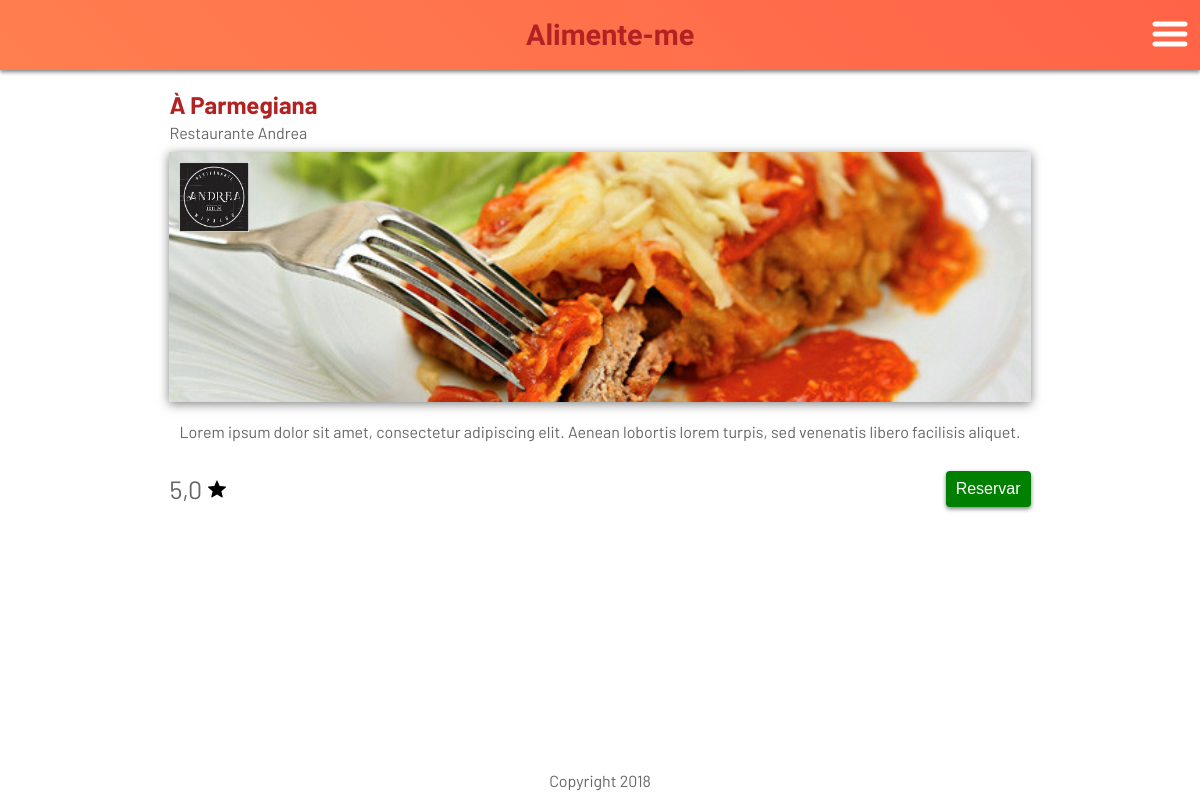
Page /detalhes/3 on the committed database.
### tables this page shows
CREATE TABLE `food` (
  `id` int(11) NOT NULL AUTO_INCREMENT,
  `id_company` int(11) NOT NULL,
  `id_image` int(11) DEFAULT NULL,
  `status` tinyint(1) DEFAULT '0',
  PRIMARY KEY (`id`),
  KEY `id_company` (`id_company`),
  KEY `id_image` (`id_image`),
  CONSTRAINT `food_ibfk_1` FOREIGN KEY (`id_company`) REFERENCES `company` (`id`) ON DELETE CASCADE ON UPDATE CASCADE,
  CONSTRAINT `food_ibfk_3` FOREIGN KEY (`id_image`) REFERENCES `ez_file` (`id`) ON DELETE SET NULL ON UPDATE CASCADE
);

CREATE TABLE `food_description` (
  `id_food` int(11) NOT NULL,
  `title` varchar(255) DEFAULT NULL,
  `rating` tinyint(5) DEFAULT '5',
  `text` text,
  PRIMARY KEY (`id_food`),
  KEY `id_food` (`id_food`),
  CONSTRAINT `food_description_ibfk_3` FOREIGN KEY (`id_food`) REFERENCES `food` (`id`) ON DELETE CASCADE ON UPDATE CASCADE
);

CREATE TABLE `company_description` (
  `id_company` int(11) NOT NULL,
  `title` varchar(255) DEFAULT NULL,
  `lat` varchar(255) DEFAULT NULL,
  `long` varchar(255) DEFAULT NULL,
  `text` text,
  PRIMARY KEY (`id_company`),
  KEY `id_company` (`id_company`),
  CONSTRAINT `site_company_description_ibfk_3` FOREIGN KEY (`id_company`) REFERENCES `company` (`id`) ON DELETE CASCADE ON UPDATE CASCADE
);

CREATE TABLE `ez_file` (
  `id` int(11) NOT NULL AUTO_INCREMENT,
  `file` varchar(255) NOT NULL,
  `path` varchar(255) NOT NULL,
  `extension` varchar(25) DEFAULT NULL,
  PRIMARY KEY (`id`)
);

### application/controllers/Main.php (called while the page is built, shortened)
<?php
class Main extends CI_Controller {
	function __construct(){
		$this->load->helper('url');
	}
	public function details($id){
		$this->load->model('food_m');
		$food = $this->food_m->get($id);
		$this->load->view('main', array('content' => 'details', 'food' => $food[0]));
	}
}

### index.php (called while the page is built, shortened)
<?php
require_once BASEPATH.'core/CodeIgniter.php';

### application/models/food_m.php (called while the page is built, shortened)
<?php
class Food_m extends CI_Model {
    public $table = 'food';
    public $table_description = 'food_description';
    public $table_file = 'ez_file';
    public $table_company = 'company';
    public $table_company_description = 'company_description';
    function get($id = FALSE){
        $this->db->select('food.id, description.title, description.rating, description.text, file.file, file.path, file_comapany.file as file_company, company_description.title as company_title')
            ->from($this->table.' as food')
            ->join($this->table_description.' as description', 'description.id_food'.' = food.id', 'inner')
            ->join($this->table_file.' as file', 'food.id_image'.' = file.id', 'inner')
            ->join($this->table_company.' as company', 'company.id'.' = food.id_company', 'inner')
            ->join($this->table_company_description.' as company_description', 'company_description.id_company'.' = company.id', 'inner')
            ->join($this->table_file.' as file_comapany', 'company.id_image'.' = file_comapany.id', 'inner')
            ->where('food.status = 1')
            ->order_by('description.title', 'ASC');
        if($id)
            $this->db->where('food.id', $id);
        else
            $this->db->where('food.id not in (select id_food from list where id_food = food.id)');
        $query = $this->db->get();
        $data = $query->result();
        return $data;
    }
}
?>

### application/views/details.php (the view)
<section id="section-4" class="content flex column justify-start v-center">
	<div class="content-details">
		<h1 class="list-title margin-title"><?php echo $food->title ?></h1>
		<span class="list-company">
			<?php echo $food->company_title ?>
		</span>
		<div class="card-img details-img">
			<img src="<?php echo base_url($food->path. '/' .$food->file); ?>" class="img-food" />
			<img src="<?php echo base_url($food->path. '/' .$food->file_company); ?>" class="logo-company left"/>
		</div>
		<div class="text-details">
			<?php echo $food->text ?>
		</div>
		<div class="details-buttons flex v-center justify-between">
			<div class="rating flex v-center">
				<?php echo number_format($food->rating, 1, ',', ' '); ?>
				<img src="<?php echo base_url('assets/img/star.svg'); ?>" class="star" />
			</div>
			<button class="list-button reserve flex v-center btn-reserve">
				Reservar
			</button>
		</div>
	</div>
</section>

### assets/css/style.css (style rules this page uses)
body { background: #FFFFFF; color: #666; font-family: 'Barlow',sans-serif; overflow-x: hidden; }
body,h1,h2,h3,h4,h5,h6 { margin: 0px; padding: 0px; }
.content { padding-top: 90px; }
.card-img { max-height: 250px; width: 100%; position: relative; }
.img-food { width: 100%; height: 250px; object-fit: cover; }
.logo-company { position: absolute; top: 10px; width: 70px; z-index: 10; }
.left { left: 10px; }
.list-title { margin-bottom: 30px; color: #B22222; }
.list-button { border-radius: 4px; border:none; box-shadow: 0 2px 4px rgba(0,0,0,.5); color:#FFF; font-size:1rem; }
.content-details { padding: 0px 24px; }
.margin-title { margin-bottom: 4px; }
.details-img { margin: 10px 0px; box-shadow: 0 2px 10px rgba(0,0,0,.5); }
.text-details { padding: 10px; margin-bottom: 20px; }
.reserve { padding: 9px 10px; background: #008000; }
.rating { font-size: 25px; }
.star { width: 18px; fill: #646464; margin-left: 6px; }

### assets/css/flex.css (style rules this page uses)
.flex { display:flex; }
.column { flex-direction: column; }
.justify-start { justify-content: flex-start; }
.justify-between { justify-content: space-between; }
.v-center { align-items: center; }

### rows in the picture
food: food_description.title "À Parmegiana", company_description.title "Restaurante Andrea", id_image.file (picture), food_description.text "Lorem ipsum dolor sit amet, consectetur adipiscing elit. Aenean lobortis lorem turpis, sed venenatis libero facilisis aliquet.", food_description.rating "5,0"
